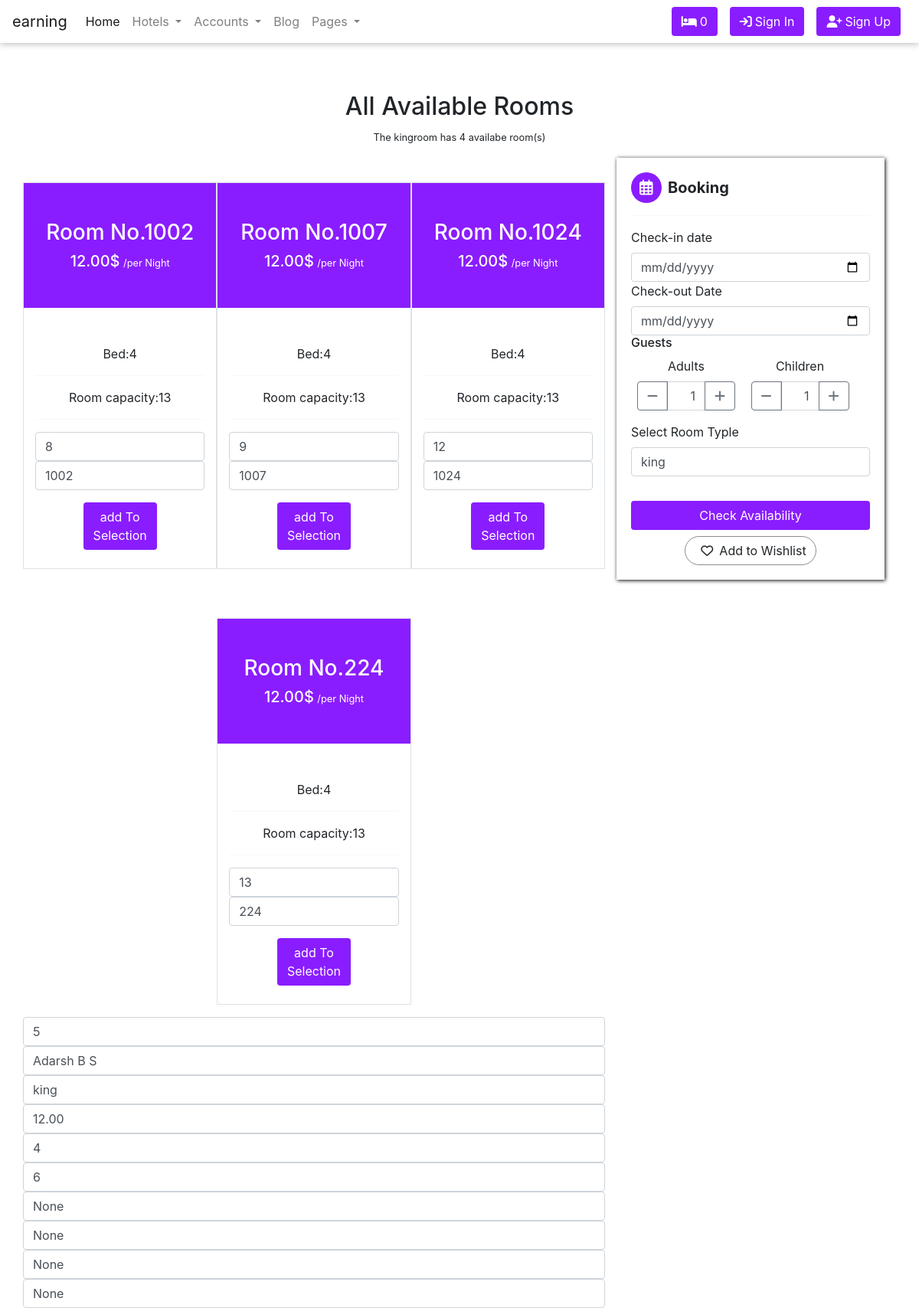
The page /detail/adarsh-b-s/room-type/adarsh-b-s/ on the database as committed earlier.
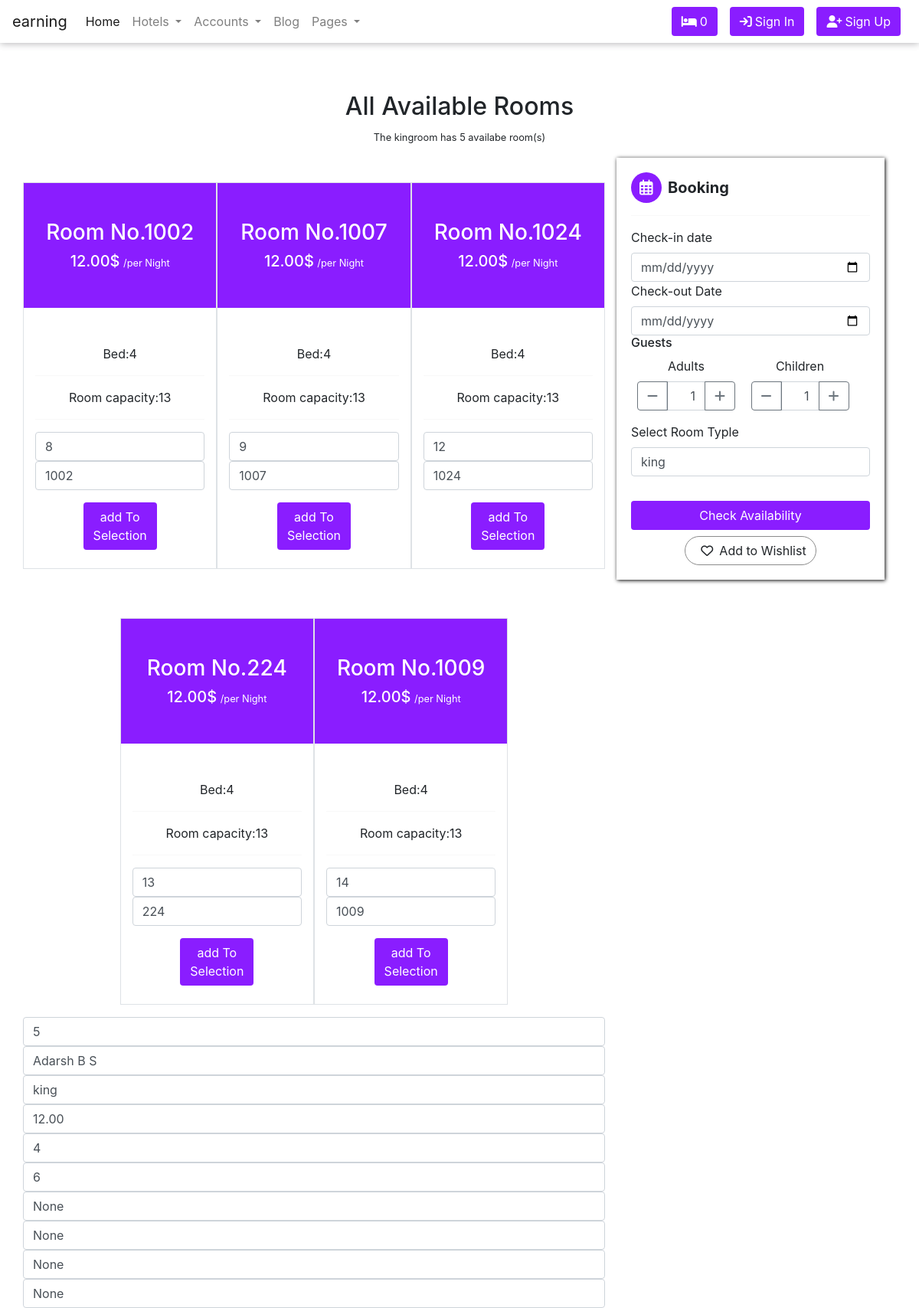
The same page on the database as committed later.
### hotel/models.py (models this page shows, shortened)
class Room(models.Model):
    hotel = models.ForeignKey(Hotel,on_delete=models.CASCADE,related_name='rooms')
    room_type=models.ForeignKey(RoomType, on_delete=models.CASCADE,related_name='room_types')
    room_number = models.CharField(max_length=1000)
    is_available= models.BooleanField(default=True)
    rid = ShortUUIDField(unique=True, length=10, max_length=20, alphabet='abcdefghijklmnopqrstuvwxyz')
    date = models.DateTimeField(auto_now_add=False)
    class Meta:
        verbose_name_plural = "Rooms"

class RoomType(models.Model):
    hotel =models.ForeignKey(Hotel,on_delete=models.CASCADE)
    type = models.CharField(max_length=10)
    price = models.DecimalField(max_digits=122, decimal_places=2, default=0.00)
    number_of_beds= models.PositiveIntegerField(default=0)
    room_capacity=models.PositiveBigIntegerField(default=0)
    rtid = ShortUUIDField(unique=True, length=10, max_length=20, alphabet='abcdefghijklmnopqrstuvwxyz')
    slug= models.SlugField(unique=True)
    data = models.DateTimeField(auto_now_add=True)
    class Meta:
        verbose_name_plural = "Room type"

### hotel/views.py (the view)
# urls.py: path('detail/<slug:slug>/room-type/<slug:rt_slug>/',views.room_type_detail,name="room_type_detail"),
def room_type_detail(request, slug,rt_slug):
    hotel =Hotel.objects.get(status='Live', slug=slug)
    room_type= RoomType.objects.get(hotel=hotel,slug=rt_slug)
    rooms= Room.objects.filter(room_type=room_type, is_available=True)
    id=request.GET.get('hotel-id')
    checkin=request.GET.get('checkin')
    checkout=request.GET.get('checkout')
    adutl=request.GET.get('adult')
    children=request.GET.get('children')
    print('id===',id)
    context={
        'hotel':hotel,
        'room_type':room_type,
        'rooms':rooms,
        'checkin':checkin,
        'checkout':checkout,
        'adult':adutl,
        'children':children
    }
    return render(request,'hotel/room_type_detail.html',context)

### hotel/models.py (called while the page is built)
    def hotel_room_types(self):
        return RoomType.objects.filter(hotel=self)

### templates/hotel/room_type_detail.html (shortened to what the changed rows need)
{% extends "base/base.html" %} {% block content %}
{% load static%}
<div class="container text-center mt-5 pt-3">
  <h2>All Available Rooms</h2>
  <small>The {{room_type.type}}room has {{rooms.count}} availabe room(s)</small>
</div>
<div class="container">
  <div class="row">
    <div class="col-md-8 col-12">
      <div class="container m-0 p-0">
        <div class="row d-flex justify-content-center ">
          {% for r in rooms %}
          <div class="col-4  border mt-5 mb-3  px-0">
            <div class="col-12 text-center nav_btn py-5 my-0">
              <h3>Room No.{{r.room_number}}</h3>
              <h5 class="d-inline">{{r.room_type.price}}$</h5>
              <small>/per Night</small>
            </div>
            <div class="col-12 text-center mt-5">
              <p>Bed:{{r.room_type.number_of_beds}}</p>
              <hr />
              <p>Room capacity:{{r.room_type.room_capacity}}</p>
              <hr />
              <div>
              <input type="text" class="room_id_{{r.id}} form-control" value="{{r.id}}" id='room_id' >
              <input type="text" class="room_number_{{r.id}} form-control" value="{{r.room_number}}" id="room_number">
              </div>
              <button class="btn nav_btn mb-4 mt-3 add-to-selection" data-index="{{r.id}}">
                add To <br />
                Selection
              </button>
            </div>
          </div>
          {% endfor %}
        </div>
      </div>
    </div>
  </div>
</div>
{% endblock content %}

Rows that differ between the two databases and show on the page:
added Room: room_number "1009", room_type.price "12.00", room_type.number_of_beds "4", room_type.room_capacity "13", id "14"
Other text that changed with them:
{{ rooms.count }}: "4" → "5"
